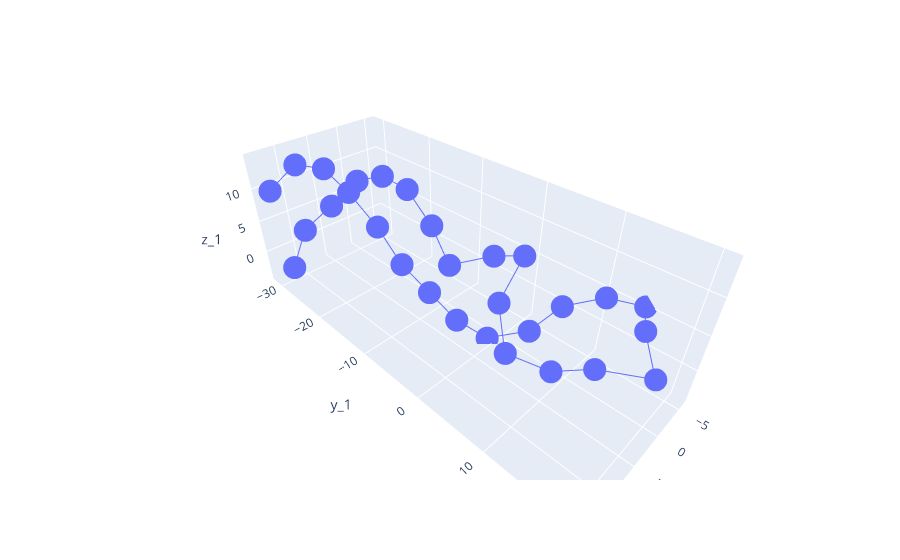

Source (notebook cell):
### Markdown cell above
## Visualizacao de uma molecula

### Code cell
# px.scatter_3d(plot_data, "x_1", "y_1", "z_1")
px.line_3d(plot_data, "x_1", "y_1", "z_1", markers="o",hover_data=["resname", "resid"])

### Figure 1 — Plotly figure (JSON) as saved in the notebook; plotly's stock layout.template omitted (floating-point values rounded to 4 significant figures)
{"data": [{"customdata": [["G", 1], ["G", 2], ["G", 3], ["U", 4], ["G", 5], ["C", 6], ["U", 7], ["C", 8], ["A", 9], ["G", 10], ["U", 11], ["A", 12], ["C", 13], ["G", 14], ["A", 15], ["G", 16], ["A", 17], ["G", 18], ["G", 19], ["A", 20], ["A", 21], ["C", 22], ["C", 23], ["G", 24], ["C", 25], ["A", 26], ["C", 27], ["C", 28], ["C", 29]], "hovertemplate": "x_1=%{x}<br>y_1=%{y}<br>z_1=%{z}<br>resname=%{customdata[0]}<br>resid=%{customdata[1]}<extra></extra>", "legendgroup": "", "line": {"color": "#636efa", "dash": "solid"}, "marker": {"symbol": "circle"}, "mode": "lines+markers", "name": "", "scene": "scene", "showlegend": false, "type": "scatter3d", "x": [13.76, 9.31, 5.529, 2.678, 1.827, 2.04, 1.107, 2.991, 0.896, 0.228, 4.329, 5.165, 2.61, 1.174, 1.58, -1.575, -6.051, -5.554, -3.107, -1.41, 1.866, 3.655, 5.314, 7.931, 8.735, 9.108, 8.897, 9.673, 12.64], "y": [-25.97, -29.64, -27.81, -24.9, -20.14, -14.91, -11.51, -6.406, -1.193, 2.646, 2.718, 4.792, 9.495, 13.83, 20.11, 16.93, 14.76, 10.41, 6.405, 3.335, -0.716, -4.444, -7.656, -9.528, -12.65, -17.3, -22.61, -28.34, -30.91], "z": [0.102, 2.669, 5.878, 9.793, 11.79, 11.77, 7.517, 4.783, 7.608, 9.128, 4.804, -0.914, -2.308, 0.201, 3.76, 5.897, 5.224, 4.309, 2.12, -2.655, -4.333, -2.485, 1.13, 5.781, 10.02, 13.02, 14.31, 13.29, 9.645]}], "layout": {"legend": {"tracegroupgap": 0}, "margin": {"t": 60}, "scene": {"domain": {"x": [0, 1], "y": [0, 1]}, "xaxis": {"title": {"text": "x_1"}}, "yaxis": {"title": {"text": "y_1"}}, "zaxis": {"title": {"text": "z_1"}}}}}
